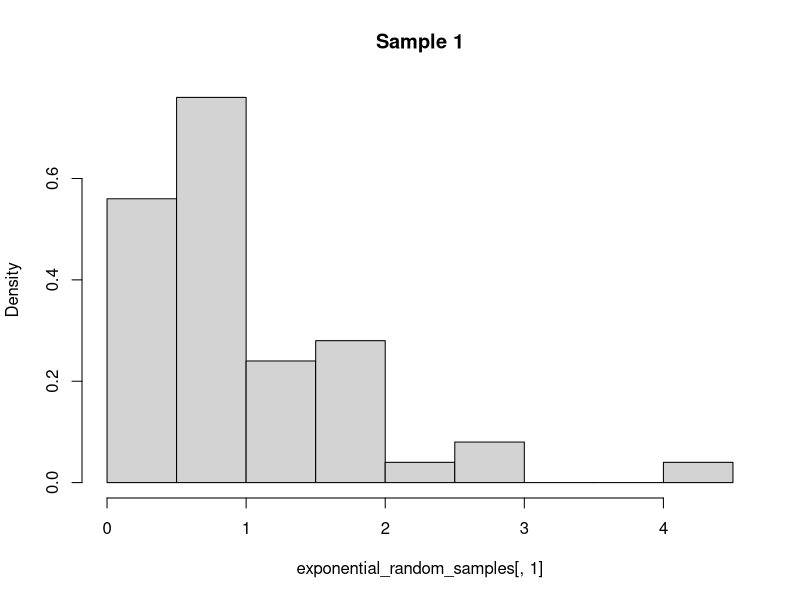
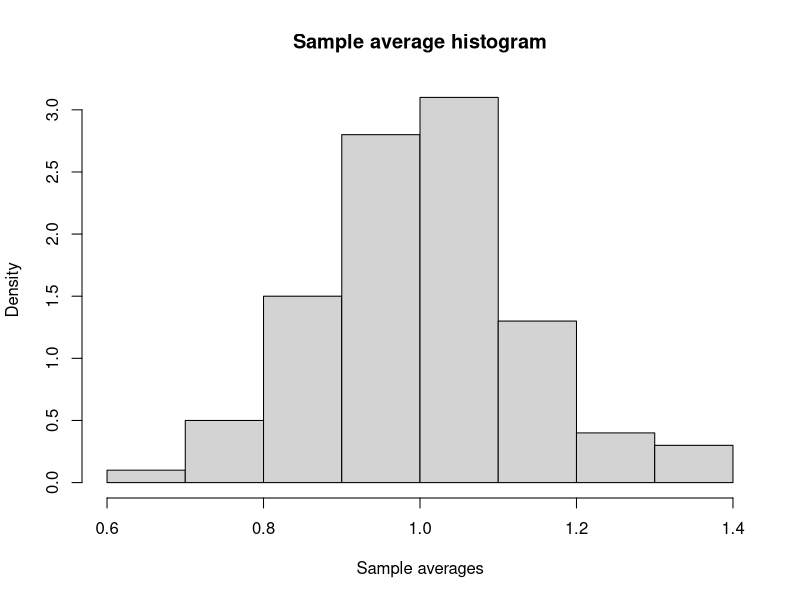

Write R code to recreate these figures, in order.
## ---- chunk 1
knitr::opts_chunk$set(echo = TRUE)
## ---- chunk 2
set.seed(7)
## ---- chunk 3
sample_size = 50
num_samples = 100
exponential_random_samples = replicate(num_samples,
                                       rexp(sample_size,rate=1))
## ---- chunk 4
main="Sample 1"
hist(exponential_random_samples[,1],main=main,probability = T)
## ---- chunk 5
averages = apply(exponential_random_samples,2,mean)
## ---- chunk 6
main="Sample average histogram"
xlab = "Sample averages"
hist(averages,main=main,xlab=xlab,probability = T)
